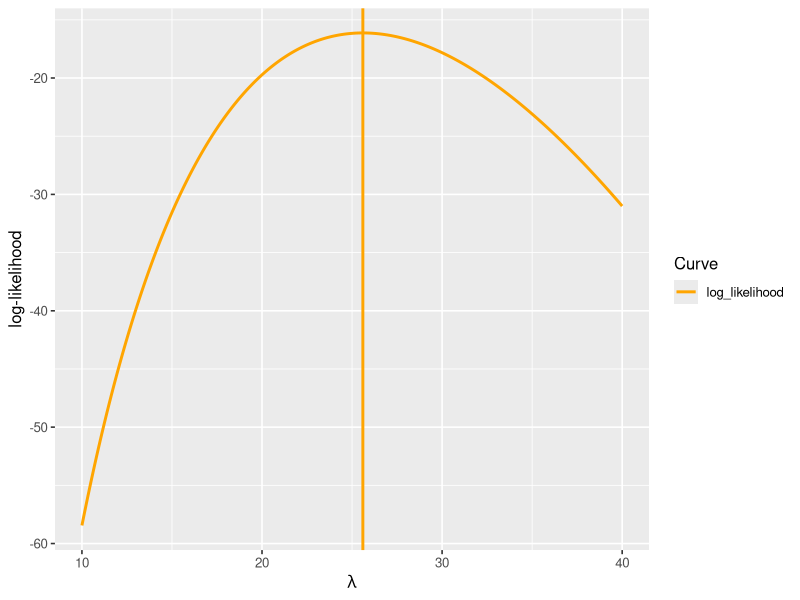
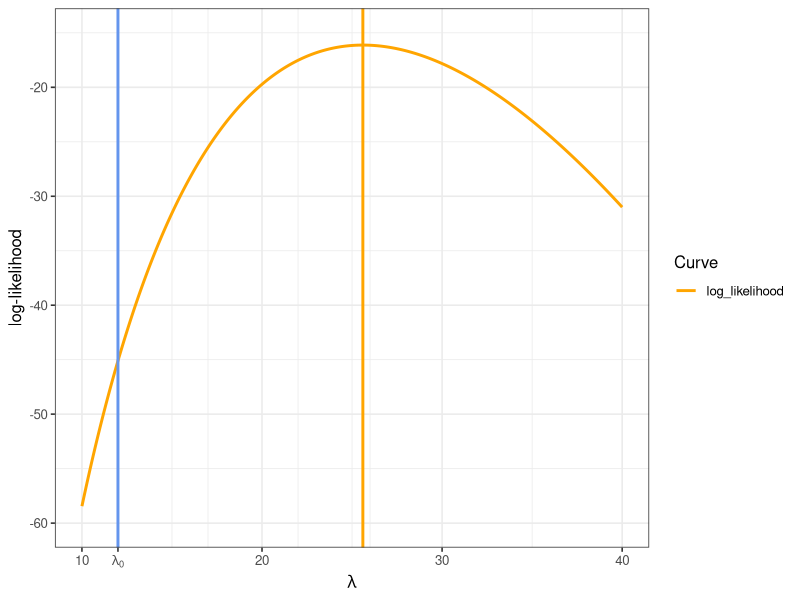
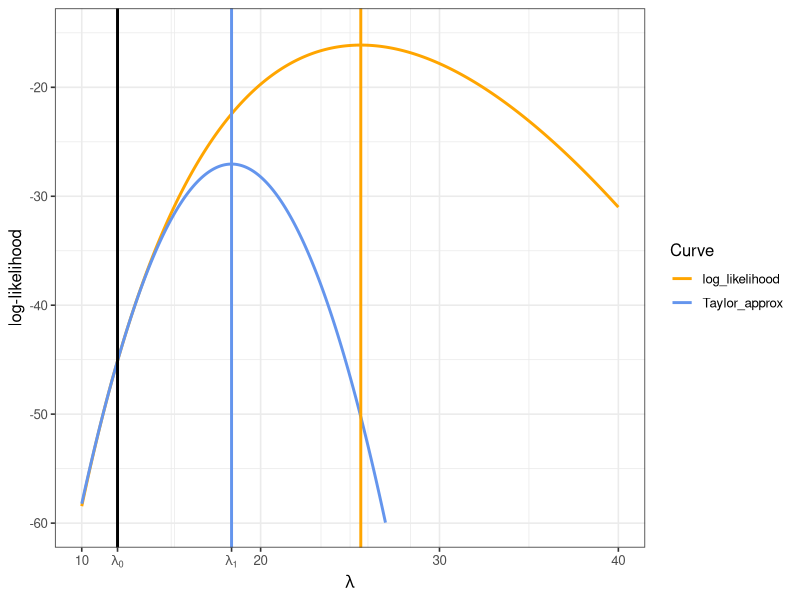
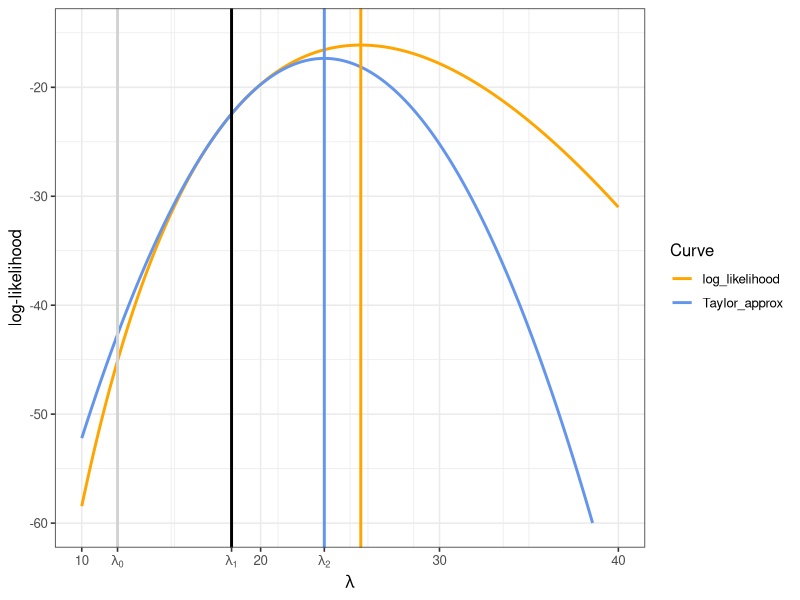
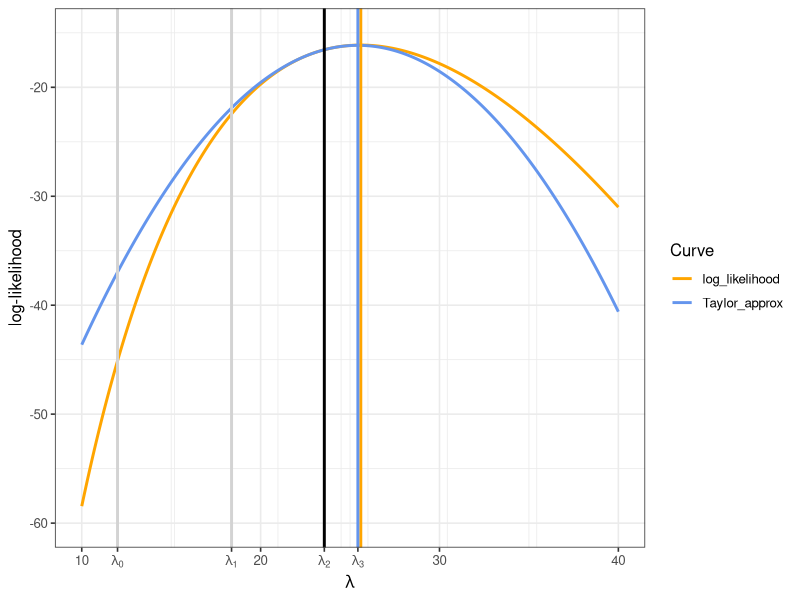
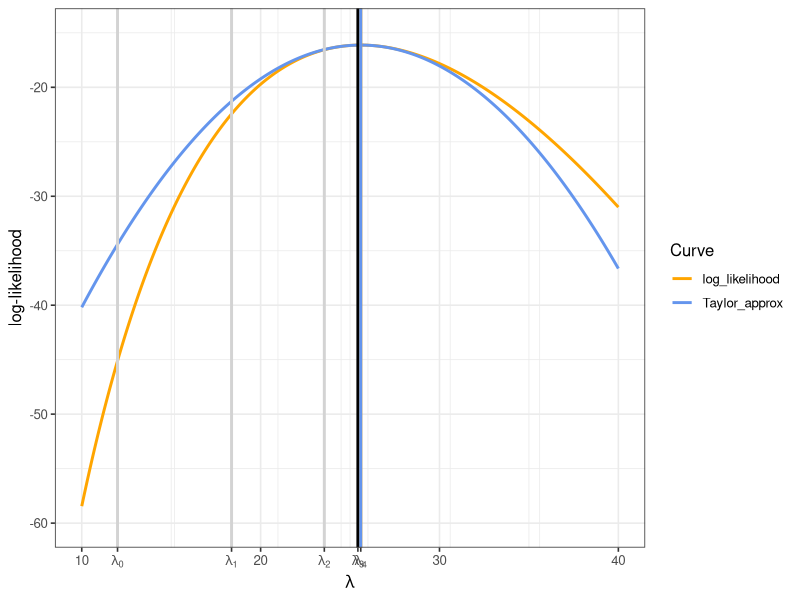

The R script that drew these images, in order:
## ---- chunk 1
knitr::opts_chunk$set(echo = FALSE)
require(ggplot2)
require(dplyr)
require(tidyr)
require(readr)
## ---- chunk 2
x_obs <- c(31, 29, 19, 18, 31)

loglik_fn <- function(lambda, x_obs) {
    temp <- sum(dpois(x = x_obs, lambda = lambda, log = TRUE))
    return(temp)
}

d_loglik_fn <- function(lambda, x_obs) {
    n <- length(x_obs)
    return((1 / lambda) * sum(x_obs) - n)
}

d2_loglik_fn <- function(lambda, x_obs) {
    return((-1 / lambda^2) * sum(x_obs))
}

ll_v <- Vectorize(loglik_fn, vectorize.args = "lambda")

d_ll_v <- Vectorize(d_loglik_fn, vectorize.args = "lambda")

quadratic_approx_ll <- function(x, lambda_i, x_obs) {
  loglik_fn(x = lambda_i, x_obs = x_obs) +
    d_loglik_fn(x = lambda_i, x_obs = x_obs) * (x - lambda_i) +
    0.5 * d2_loglik_fn(x = lambda_i, x_obs = x_obs) * (x - lambda_i)^2
}

x_grid <- seq(from = 10, to = 40, length = 1001)
plot_df <- data.frame(
  x = x_grid,
  log_likelihood = ll_v(lambda = x_grid, x_obs = x_obs)
) %>%
  gather("Curve", "y", 2)

ggplot() +
  geom_line(data = plot_df, mapping = aes(x = x, y = y, color = Curve), size = 1) +
  geom_vline(xintercept = mean(x_obs), color = "orange", size = 1) +
#  coord_cartesian(xlim = c(0, 5), expand = FALSE) +
#  scale_x_continuous(breaks = c(0:5),
#    labels = c(0:5)) +
  scale_color_manual(values = c("orange")) +
  xlab(expression(lambda)) +
  ylab("log-likelihood") +
  theme_gray(base_size = 12)
## ---- chunk 3
lambda_i <- 12

lambda_i_plus_1 <- lambda_i - d_loglik_fn(lambda = lambda_i, x_obs = x_obs) / d2_loglik_fn(lambda = lambda_i, x_obs = x_obs)

lambda_vals <- c(lambda_i)

quadratic_approx_ll <- function(x, lambda_i, x_obs) {
  loglik_fn(x = lambda_i, x_obs = x_obs) +
    d_loglik_fn(x = lambda_i, x_obs = x_obs) * (x - lambda_i) +
    0.5 * d2_loglik_fn(x = lambda_i, x_obs = x_obs) * (x - lambda_i)^2
}

plot_df <- data.frame(
  x = x_grid,
  log_likelihood = ll_v(lambda = x_grid, x_obs = x_obs)
) %>%
  gather("Curve", "y", 2)

ggplot() +
  geom_line(data = plot_df, mapping = aes(x = x, y = y, color = Curve), size = 1) +
  geom_vline(xintercept = mean(x_obs), color = "orange", size = 1) +
  geom_vline(xintercept = lambda_i, size = 1, color = "cornflowerblue") +
#  xlim(c(0, 5)) +
  ylim(c(-60, -15)) +
#  coord_cartesian(xlim = c(0, 5), expand = FALSE) +
  scale_x_continuous(breaks = c(10, 20, 30, 40, lambda_vals),
    labels = c(10, 20, 30, 40, expression(lambda[0]))) +
  scale_color_manual(values = c("orange")) +
  xlab(expression(lambda)) +
  ylab("log-likelihood") +
  theme_bw(base_size = 12)
## ---- chunk 4
lambda_i <- 12

lambda_i_plus_1 <- lambda_i - d_loglik_fn(lambda = lambda_i, x_obs = x_obs) / d2_loglik_fn(lambda = lambda_i, x_obs = x_obs)

lambda_vals <- c(lambda_i, lambda_i_plus_1)

quadratic_approx_ll <- function(lambda, lambda_i, x_obs) {
  loglik_fn(lambda = lambda_i, x_obs = x_obs) +
    d_loglik_fn(lambda = lambda_i, x_obs = x_obs) * (lambda - lambda_i) +
    0.5 * d2_loglik_fn(lambda = lambda_i, x_obs = x_obs) * (lambda - lambda_i)^2
}

plot_df <- data.frame(
  x = x_grid,
  log_likelihood = ll_v(lambda = x_grid, x_obs = x_obs),
  Taylor_approx = quadratic_approx_ll(lambda = x_grid, lambda_i = lambda_i, x_obs = x_obs)
) %>%
  gather("Curve", "y", 2:3)

ggplot() +
  geom_line(data = plot_df, mapping = aes(x = x, y = y, color = Curve), size = 1) +
  geom_vline(xintercept = mean(x_obs), color = "orange", size = 1) +
  geom_vline(xintercept = lambda_i, size = 1) +
  geom_vline(xintercept = lambda_i_plus_1, color = "cornflowerblue", linetype = 1, size = 1) +
#  xlim(c(0, 5)) +
  ylim(c(-60, -15)) +
#  coord_cartesian(xlim = c(0, 5), expand = FALSE) +
  scale_x_continuous(breaks = c(10, 20, 30, 40, lambda_vals),
    labels = c(10, 20, 30, 40, expression(lambda[0]), expression(lambda[1]))) +
  scale_color_manual(values = c("orange", "cornflowerblue")) +
  xlab(expression(lambda)) +
  ylab("log-likelihood") +
  theme_bw(base_size = 12)
## ---- chunk 5
lambda_i <- lambda_i_plus_1

lambda_i_plus_1 <- lambda_i - d_loglik_fn(lambda = lambda_i, x_obs = x_obs) / d2_loglik_fn(lambda = lambda_i, x_obs = x_obs)

lambda_vals <- c(lambda_vals, lambda_i_plus_1)

plot_df <- data.frame(
  x = x_grid,
  log_likelihood = ll_v(lambda = x_grid, x_obs = x_obs),
  Taylor_approx = quadratic_approx_ll(lambda = x_grid, lambda_i = lambda_i, x_obs = x_obs)
) %>%
  gather("Curve", "y", 2:3)

ggplot() +
  geom_line(data = plot_df, mapping = aes(x = x, y = y, color = Curve), size = 1) +
  geom_vline(xintercept = mean(x_obs), color = "orange", size = 1) +
  geom_vline(xintercept = lambda_vals[1], size = 1, color = "lightgrey") +
  geom_vline(xintercept = lambda_vals[2], size = 1) +
  geom_vline(xintercept = lambda_i_plus_1, color = "cornflowerblue", linetype = 1, size = 1) +
#  xlim(c(0, 5)) +
  ylim(c(-60, -15)) +
#  coord_cartesian(xlim = c(0, 5), expand = FALSE) +
  scale_x_continuous(breaks = c(10, 20, 30, 40, lambda_vals),
    labels = c(10, 20, 30, 40, expression(lambda[0]), expression(lambda[1]), expression(lambda[2]))) +
  scale_color_manual(values = c("orange", "cornflowerblue")) +
  xlab(expression(lambda)) +
  ylab("log-likelihood") +
  theme_bw(base_size = 12)
## ---- chunk 6
lambda_i <- lambda_i_plus_1

lambda_i_plus_1 <- lambda_i - d_loglik_fn(lambda = lambda_i, x_obs = x_obs) / d2_loglik_fn(lambda = lambda_i, x_obs = x_obs)

lambda_vals <- c(lambda_vals, lambda_i_plus_1)

plot_df <- data.frame(
  x = x_grid,
  log_likelihood = ll_v(lambda = x_grid, x_obs = x_obs),
  Taylor_approx = quadratic_approx_ll(lambda = x_grid, lambda_i = lambda_i, x_obs = x_obs)
) %>%
  gather("Curve", "y", 2:3)

ggplot() +
  geom_line(data = plot_df, mapping = aes(x = x, y = y, color = Curve), size = 1) +
  geom_vline(xintercept = mean(x_obs), color = "orange", size = 1) +
  geom_vline(xintercept = lambda_vals[1], size = 1, color = "lightgrey") +
  geom_vline(xintercept = lambda_vals[2], size = 1, color = "lightgrey") +
  geom_vline(xintercept = lambda_vals[3], size = 1) +
  geom_vline(xintercept = lambda_i_plus_1, color = "cornflowerblue", linetype = 1, size = 1) +
#  xlim(c(0, 5)) +
  ylim(c(-60, -15)) +
#  coord_cartesian(xlim = c(0, 5), expand = FALSE) +
  scale_x_continuous(breaks = c(10, 20, 30, 40, lambda_vals),
    labels = c(10, 20, 30, 40, expression(lambda[0]), expression(lambda[1]), expression(lambda[2]), expression(lambda[3]))) +
  scale_color_manual(values = c("orange", "cornflowerblue")) +
  xlab(expression(lambda)) +
  ylab("log-likelihood") +
  theme_bw(base_size = 12)
## ---- chunk 7
lambda_i <- lambda_i_plus_1

lambda_i_plus_1 <- lambda_i - d_loglik_fn(lambda = lambda_i, x_obs = x_obs) / d2_loglik_fn(lambda = lambda_i, x_obs = x_obs)

lambda_vals <- c(lambda_vals, lambda_i_plus_1)

plot_df <- data.frame(
  x = x_grid,
  log_likelihood = ll_v(lambda = x_grid, x_obs = x_obs),
  Taylor_approx = quadratic_approx_ll(lambda = x_grid, lambda_i = lambda_i, x_obs = x_obs)
) %>%
  gather("Curve", "y", 2:3)

ggplot() +
  geom_line(data = plot_df, mapping = aes(x = x, y = y, color = Curve), size = 1) +
  geom_vline(xintercept = mean(x_obs), color = "orange", size = 1) +
  geom_vline(xintercept = lambda_vals[1], size = 1, color = "lightgrey") +
  geom_vline(xintercept = lambda_vals[2], size = 1, color = "lightgrey") +
  geom_vline(xintercept = lambda_vals[3], size = 1, color = "lightgrey") +
  geom_vline(xintercept = lambda_vals[4], size = 1) +
  geom_vline(xintercept = lambda_i_plus_1, color = "cornflowerblue", linetype = 1, size = 1) +
#  xlim(c(0, 5)) +
  ylim(c(-60, -15)) +
#  coord_cartesian(xlim = c(0, 5), expand = FALSE) +
  scale_x_continuous(breaks = c(10, 20, 30, 40, lambda_vals),
    labels = c(10, 20, 30, 40, expression(lambda[0]), expression(lambda[1]), expression(lambda[2]), expression(lambda[3]), expression(lambda[4]))) +
  scale_color_manual(values = c("orange", "cornflowerblue")) +
  xlab(expression(lambda)) +
  ylab("log-likelihood") +
  theme_bw(base_size = 12)
